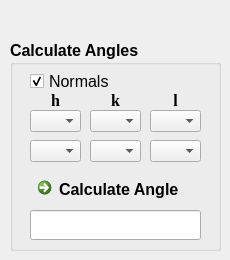
        <widget class="QWidget" name="CalcTab">
         <attribute name="title">
          <string>Calculator</string>
         </attribute>
         <widget class="QGroupBox" name="groupBox_calc">
          <property name="geometry">
           <rect>
            <x>10</x>
            <y>40</y>
            <width>211</width>
            <height>211</height>
           </rect>
          </property>
          <property name="font">
           <font>
            <pointsize>12</pointsize>
            <weight>75</weight>
            <bold>true</bold>
           </font>
          </property>
          <property name="toolTip">
           <string>&lt;!DOCTYPE HTML PUBLIC &quot;-//W3C//DTD HTML 4.0//EN&quot; &quot;http://www.w3.org/TR/REC-html40/strict.dtd&quot;&gt;
&lt;html&gt;&lt;head&gt;&lt;meta name=&quot;qrichtext&quot; content=&quot;1&quot; /&gt;&lt;style type=&quot;text/css&quot;&gt;
p, li { white-space: pre-wrap; }
&lt;/style&gt;&lt;/head&gt;&lt;body style=&quot; font-family:'Times New Roman'; font-size:12pt; font-weight:600; font-style:normal;&quot;&gt;
&lt;p style=&quot; margin-top:0px; margin-bottom:0px; margin-left:0px; margin-right:0px; -qt-block-indent:0; text-indent:0px;&quot;&gt;&lt;span style=&quot; font-weight:400;&quot;&gt;Calculate angles between place normals or beam directions&lt;/span&gt;&lt;/p&gt;&lt;/body&gt;&lt;/html&gt;</string>
          </property>
          <property name="title">
           <string>Calculate Angles</string>
          </property>
          <widget class="QLabel" name="label_h2">
           <property name="geometry">
            <rect>
             <x>20</x>
             <y>50</y>
             <width>51</width>
             <height>21</height>
            </rect>
           </property>
           <property name="font">
            <font>
             <family>Times New Roman</family>
             <pointsize>12</pointsize>
             <weight>75</weight>
             <bold>true</bold>
            </font>
           </property>
           <property name="text">
            <string>&lt;!DOCTYPE HTML PUBLIC &quot;-//W3C//DTD HTML 4.0//EN&quot; &quot;http://www.w3.org/TR/REC-html40/strict.dtd&quot;&gt;
&lt;html&gt;&lt;head&gt;&lt;meta name=&quot;qrichtext&quot; content=&quot;1&quot; /&gt;&lt;style type=&quot;text/css&quot;&gt;
p, li { white-space: pre-wrap; }
&lt;/style&gt;&lt;/head&gt;&lt;body style=&quot; font-family:'Times New Roman'; font-size:12pt; font-weight:600; font-style:normal;&quot;&gt;
&lt;p align=&quot;center&quot; style=&quot; margin-top:0px; margin-bottom:0px; margin-left:0px; margin-right:0px; -qt-block-indent:0; text-indent:0px;&quot;&gt;h&lt;/p&gt;&lt;/body&gt;&lt;/html&gt;</string>
           </property>
          </widget>
          <widget class="QLabel" name="label_k2">
           <property name="geometry">
            <rect>
             <x>80</x>
             <y>50</y>
             <width>51</width>
             <height>21</height>
            </rect>
           </property>
           <property name="font">
            <font>
             <family>Times New Roman</family>
             <pointsize>12</pointsize>
             <weight>75</weight>
             <bold>true</bold>
            </font>
           </property>
           <property name="text">
            <string>&lt;!DOCTYPE HTML PUBLIC &quot;-//W3C//DTD HTML 4.0//EN&quot; &quot;http://www.w3.org/TR/REC-html40/strict.dtd&quot;&gt;
&lt;html&gt;&lt;head&gt;&lt;meta name=&quot;qrichtext&quot; content=&quot;1&quot; /&gt;&lt;style type=&quot;text/css&quot;&gt;
p, li { white-space: pre-wrap; }
&lt;/style&gt;&lt;/head&gt;&lt;body style=&quot; font-family:'Times New Roman'; font-size:12pt; font-weight:600; font-style:normal;&quot;&gt;
&lt;p align=&quot;center&quot; style=&quot; margin-top:0px; margin-bottom:0px; margin-left:0px; margin-right:0px; -qt-block-indent:0; text-indent:0px;&quot;&gt;k&lt;/p&gt;&lt;/body&gt;&lt;/html&gt;</string>
           </property>
          </widget>
          <widget class="QComboBox" name="comboBox_l1">
           <property name="enabled">
            <bool>true</bool>
           </property>
           <property name="geometry">
            <rect>
             <x>140</x>
             <y>70</y>
             <width>51</width>
             <height>22</height>
            </rect>
           </property>
           <property name="font">
            <font>
             <pointsize>10</pointsize>
             <weight>50</weight>
             <bold>false</bold>
            </font>
           </property>
          </widget>
          <widget class="QComboBox" name="comboBox_h1">
           <property name="enabled">
            <bool>true</bool>
           </property>
           <property name="geometry">
            <rect>
             <x>20</x>
             <y>70</y>
             <width>51</width>
             <height>22</height>
            </rect>
           </property>
           <property name="font">
            <font>
             <pointsize>10</pointsize>
             <weight>50</weight>
             <bold>false</bold>
            </font>
           </property>
           <property name="editable">
            <bool>false</bool>
           </property>
           <property name="currentIndex">
            <number>-1</number>
           </property>
          </widget>
          <widget class="QComboBox" name="comboBox_k1">
           <property name="enabled">
            <bool>true</bool>
           </property>
           <property name="geometry">
            <rect>
             <x>80</x>
             <y>70</y>
             <width>51</width>
             <height>22</height>
            </rect>
           </property>
           <property name="font">
            <font>
             <pointsize>10</pointsize>
             <weight>50</weight>
             <bold>false</bold>
            </font>
           </property>
          </widget>
          <widget class="QComboBox" name="comboBox_h2">
           <property name="enabled">
            <bool>true</bool>
           </property>
           <property name="geometry">
            <rect>
             <x>20</x>
             <y>100</y>
             <width>51</width>
             <height>22</height>
            </rect>
           </property>
           <property name="font">
            <font>
             <pointsize>10</pointsize>
             <weight>50</weight>
             <bold>false</bold>
            </font>
           </property>
           <property name="editable">
            <bool>false</bool>
           </property>
           <property name="currentIndex">
            <number>-1</number>
           </property>
          </widget>
          <widget class="QComboBox" name="comboBox_l2">
           <property name="enabled">
            <bool>true</bool>
           </property>
           <property name="geometry">
            <rect>
             <x>140</x>
             <y>100</y>
             <width>51</width>
             <height>22</height>
            </rect>
           </property>
           <property name="font">
            <font>
             <pointsize>10</pointsize>
             <weight>50</weight>
             <bold>false</bold>
            </font>
           </property>
           <property name="editable">
            <bool>false</bool>
           </property>
           <property name="currentIndex">
            <number>-1</number>
           </property>
          </widget>
          <widget class="QComboBox" name="comboBox_k2">
           <property name="enabled">
            <bool>true</bool>
           </property>
           <property name="geometry">
            <rect>
             <x>80</x>
             <y>100</y>
             <width>51</width>
             <height>22</height>
            </rect>
           </property>
           <property name="font">
            <font>
             <pointsize>10</pointsize>
             <weight>50</weight>
             <bold>false</bold>
            </font>
           </property>
           <property name="editable">
            <bool>false</bool>
           </property>
           <property name="currentIndex">
            <number>-1</number>
           </property>
          </widget>
          <widget class="QLabel" name="label_l2">
           <property name="geometry">
            <rect>
             <x>140</x>
             <y>50</y>
             <width>51</width>
             <height>21</height>
            </rect>
           </property>
           <property name="font">
            <font>
             <family>Times New Roman</family>
             <pointsize>12</pointsize>
             <weight>75</weight>
             <bold>true</bold>
            </font>
           </property>
           <property name="text">
            <string>&lt;!DOCTYPE HTML PUBLIC &quot;-//W3C//DTD HTML 4.0//EN&quot; &quot;http://www.w3.org/TR/REC-html40/strict.dtd&quot;&gt;
&lt;html&gt;&lt;head&gt;&lt;meta name=&quot;qrichtext&quot; content=&quot;1&quot; /&gt;&lt;style type=&quot;text/css&quot;&gt;
p, li { white-space: pre-wrap; }
&lt;/style&gt;&lt;/head&gt;&lt;body style=&quot; font-family:'Times New Roman'; font-size:12pt; font-weight:600; font-style:normal;&quot;&gt;
&lt;p align=&quot;center&quot; style=&quot; margin-top:0px; margin-bottom:0px; margin-left:0px; margin-right:0px; -qt-block-indent:0; text-indent:0px;&quot;&gt;l&lt;/p&gt;&lt;/body&gt;&lt;/html&gt;</string>
           </property>
          </widget>
          <widget class="QCheckBox" name="checkBox_normals">
           <property name="geometry">
            <rect>
             <x>20</x>
             <y>30</y>
             <width>81</width>
             <height>23</height>
            </rect>
           </property>
           <property name="font">
            <font>
             <weight>50</weight>
             <bold>false</bold>
            </font>
           </property>
           <property name="text">
            <string>Normals</string>
           </property>
           <property name="checked">
            <bool>true</bool>
           </property>
          </widget>
          <widget class="QCommandLinkButton" name="command_angle">
           <property name="geometry">
            <rect>
             <x>20</x>
             <y>130</y>
             <width>171</width>
             <height>41</height>
            </rect>
           </property>
           <property name="text">
            <string>Calculate Angle</string>
           </property>
           <property name="shortcut">
            <string>F1</string>
           </property>
          </widget>
          <widget class="QLineEdit" name="lineEdit_angle">
           <property name="geometry">
            <rect>
             <x>20</x>
             <y>170</y>
             <width>171</width>
             <height>30</height>
            </rect>
           </property>
           <property name="readOnly">
            <bool>true</bool>
           </property>
          </widget>
         </widget>
        </widget>
